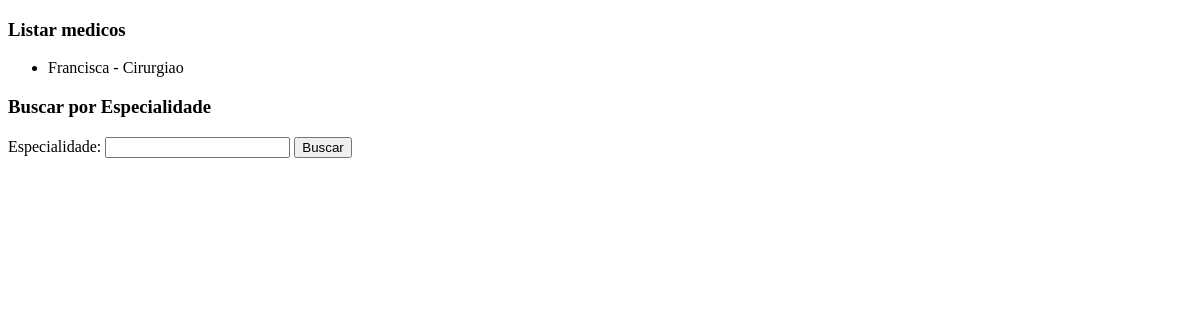
The app's page /medicos/, older data.
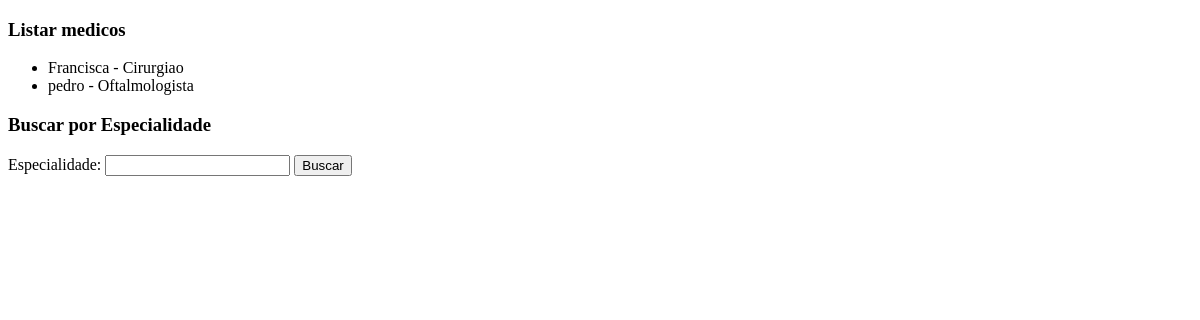
The same page, newer data.
### clinica/models.py (models this page shows, shortened)
class Medico(models.Model):
    nome = models.CharField(max_length=50, validators=[MinLengthValidator(5)])
    especialidade = models.CharField(choices=ESPECIALIDADES, max_length=30)
    crm = models.CharField(max_length=30, unique=True, validators=[crm_verificacao])
    email = models.EmailField(blank=True)

### clinica/views.py (the view)
# urls.py: path('medicos/', views.listar_medicos, name='listar_medicos'),
def listar_medicos(request):
    especialidade = request.GET.get('especialidade', '')
    if especialidade:
        medicos =Medico.objects.filter(especialidade=especialidade)
    else:
        medicos = Medico.objects.all()
    return render(request, 'clinica/listar_medicos.html', {'medicos': medicos})

### clinica/templates/clinica/listar_medicos.html (shortened to what this page needs)
<!DOCTYPE html>
<html lang="en">
<head>
</head>
<body>
    <h3>Listar medicos</h3>
    <ul>
        {% for medico in medicos %}
        <li>
            {{ medico.nome }} - {{ medico.especialidade }}
        </li>
        {% endfor %}
    </ul>
    <h3>Buscar por Especialidade</h3>
    <form method="GET" action="{% url 'listar_medicos' %}">
        <label for="especialidade">Especialidade:</label>
        <input type="text" id="especialidade" name="especialidade" value="{{ request.GET.especialidade }}">
        <button type="submit">Buscar</button>
    </form>
</body>
</html>

Row changes from the older to the newer data that the page shows:
added Medico: nome "pedro", especialidade "Oftalmologista"
